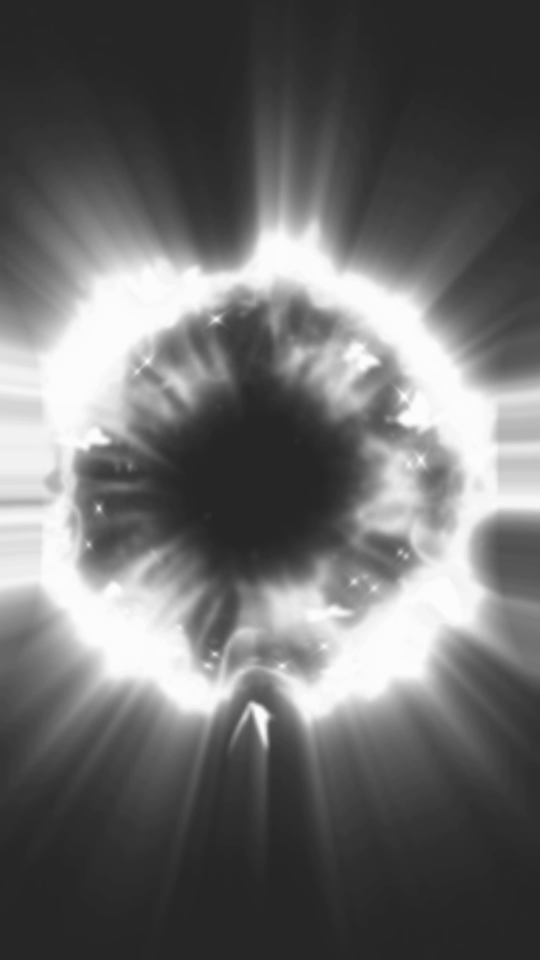
#> input picture frame 9 of stablediffusion/sd/sd_img2img/image2video/input/input_2.MOV, 1080 x 1920 px, given in place of input.mp4, which was not available (shown at 1/2 size)
$ python warp.py
#> lines starting #> are read from the running program, lines starting #| are printed output that depends on the picture; pictures that were not available may be replaced by others from this repository, and a replacement may not be noted
#!/usr/bin/env python
# -*- coding: UTF-8 -*-
import cv2
import numpy as np

def composite_image(first, second, var):
	first_bin = first
	first = first /255.0
	second = second / 255.0

	gray_first = cv2.cvtColor(first_bin, cv2.COLOR_BGR2GRAY)
	ret, first_bin = cv2.threshold(gray_first, var, 255, cv2.THRESH_BINARY)
	first_bin = cv2.cvtColor(first_bin, cv2.COLOR_GRAY2RGB)

	first_bin = cv2.bitwise_not(first_bin)
	# cv2.imshow('first_bin', first_bin)
	# cv2.waitKey(0)

	first_bin = first_bin / 255.0
	new = first * (first_bin) + (1-first_bin) * second
	new = (new * 255).astype('uint8')

	# cv2.imshow('new', new)
	# cv2.waitKey(0)

	return new

def get_zc_mask(frame):
	gray_logo = cv2.cvtColor(frame, cv2.COLOR_BGR2GRAY)
	ret, mask_bin = cv2.threshold(gray_logo, 20, 255, cv2.THRESH_BINARY)
	mask = cv2.cvtColor(mask_bin, cv2.COLOR_GRAY2RGB)
	return mask / 255.0


def load_gif_file(path="input/input_2.MOV", union_size=None):
#> called with path = '/root/limiao/input.mp4', union_size = (256, 256)
	cap = cv2.VideoCapture(path)
	res = []
	while (cap.isOpened()):
		ret, frame = cap.read()
#> frame is the input picture: shape (1920, 1080, 3); min 37, max 255, mean 106.6
		if ret:
			# print("frame:", frame.shape)
			if union_size:
				print("size:", union_size)
				frame = cv2.resize(frame, union_size)
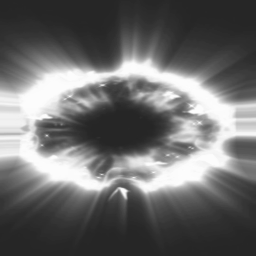
#> frame: shape (256, 256, 3); min 37, max 254, mean 106.6
			res.append(frame)
			if cv2.waitKey(1) & 0xFF == ord('q'):
#> (key q is pressed here)
				cap.release()
				break
		else:
			cap.release()
	cv2.destroyAllWindows()
	return res


def main(orig_vide, res_video, out_dir):
	if fast_vaild:
		origs = load_gif_file(path=orig_vide, union_size=(256, 256))
#> origs = 1 item
		ress = load_gif_file(path=res_video, union_size=(256, 256))
#> (key Esc is pressed here)
#> ress = 4 items
	else:
		origs = load_gif_file(path=orig_vide)
		ress = load_gif_file(path=res_video, union_size=(origs[0].shape[1], origs[0].shape[0]))
	print("all origs:", len(origs))
#| all origs: 1
	print("all ress:", len(ress))
#| all ress: 4


	zc_start = 150
	zc_during = 30  #fixed
	assert zc_start > zc_during
#> (the run stopped early here; a loop or call above may not have finished)

$ run again, starting later in the video
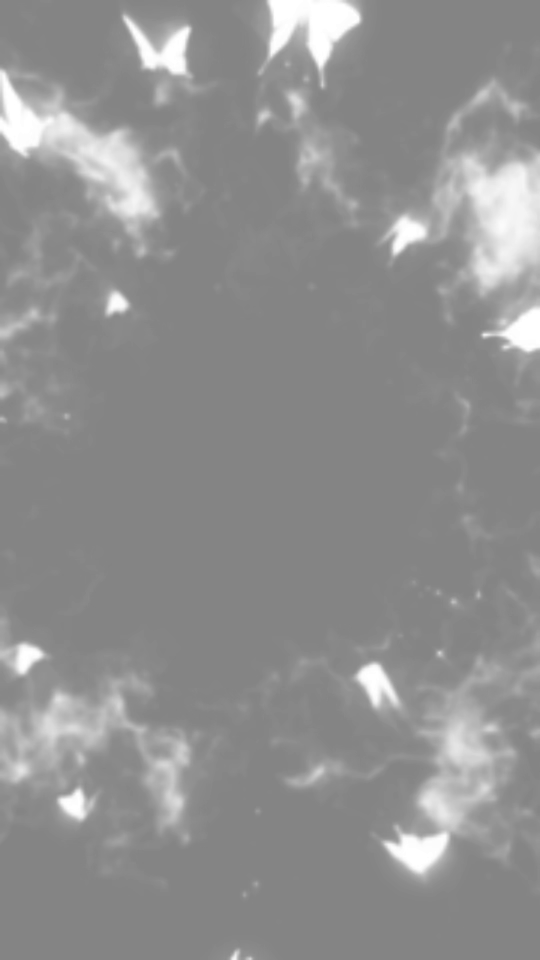
#> input picture frame 40 of stablediffusion/sd/sd_img2img/image2video/input/input_2.MOV, 1080 x 1920 px, given in place of input.mp4, which was not available (shown at 1/2 size)
#> in load_gif_file, frame is the input picture: shape (1920, 1080, 3); min 129, max 255, mean 143.8
#> in load_gif_file, `frame = cv2.resize(frame, union_size)`:
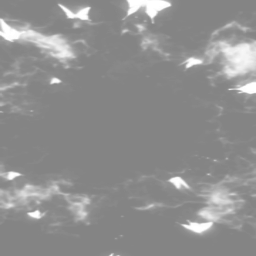
#> frame: shape (256, 256, 3); min 131, max 255, mean 143.8
#> origs = 1 item
#> ress = 4 items
#| all origs: 1
#| all ress: 4
